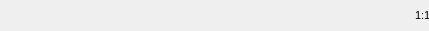
<?xml version="1.0" encoding="UTF-8"?>
<ui version="4.0">
 <class>editorStatusBar</class>
 <widget class="QWidget" name="editorStatusBar">
  <property name="geometry">
   <rect>
    <x>0</x>
    <y>0</y>
    <width>429</width>
    <height>31</height>
   </rect>
  </property>
  <property name="windowTitle">
   <string>Form</string>
  </property>
  <widget class="QWidget" name="horizontalLayoutWidget">
   <property name="geometry">
    <rect>
     <x>0</x>
     <y>0</y>
     <width>431</width>
     <height>31</height>
    </rect>
   </property>
   <layout class="QHBoxLayout" name="horizontalLayout">
    <item>
     <spacer name="horizontalSpacer">
      <property name="orientation">
       <enum>Qt::Horizontal</enum>
      </property>
      <property name="sizeHint" stdset="0">
       <size>
        <width>60</width>
        <height>20</height>
       </size>
      </property>
     </spacer>
    </item>
    <item>
     <widget class="QLabel" name="cursorPos">
      <property name="minimumSize">
       <size>
        <width>10</width>
        <height>10</height>
       </size>
      </property>
      <property name="font">
       <font>
        <pointsize>8</pointsize>
       </font>
      </property>
      <property name="text">
       <string>1:1</string>
      </property>
     </widget>
    </item>
   </layout>
  </widget>
 </widget>
 <resources/>
 <connections/>
</ui>
